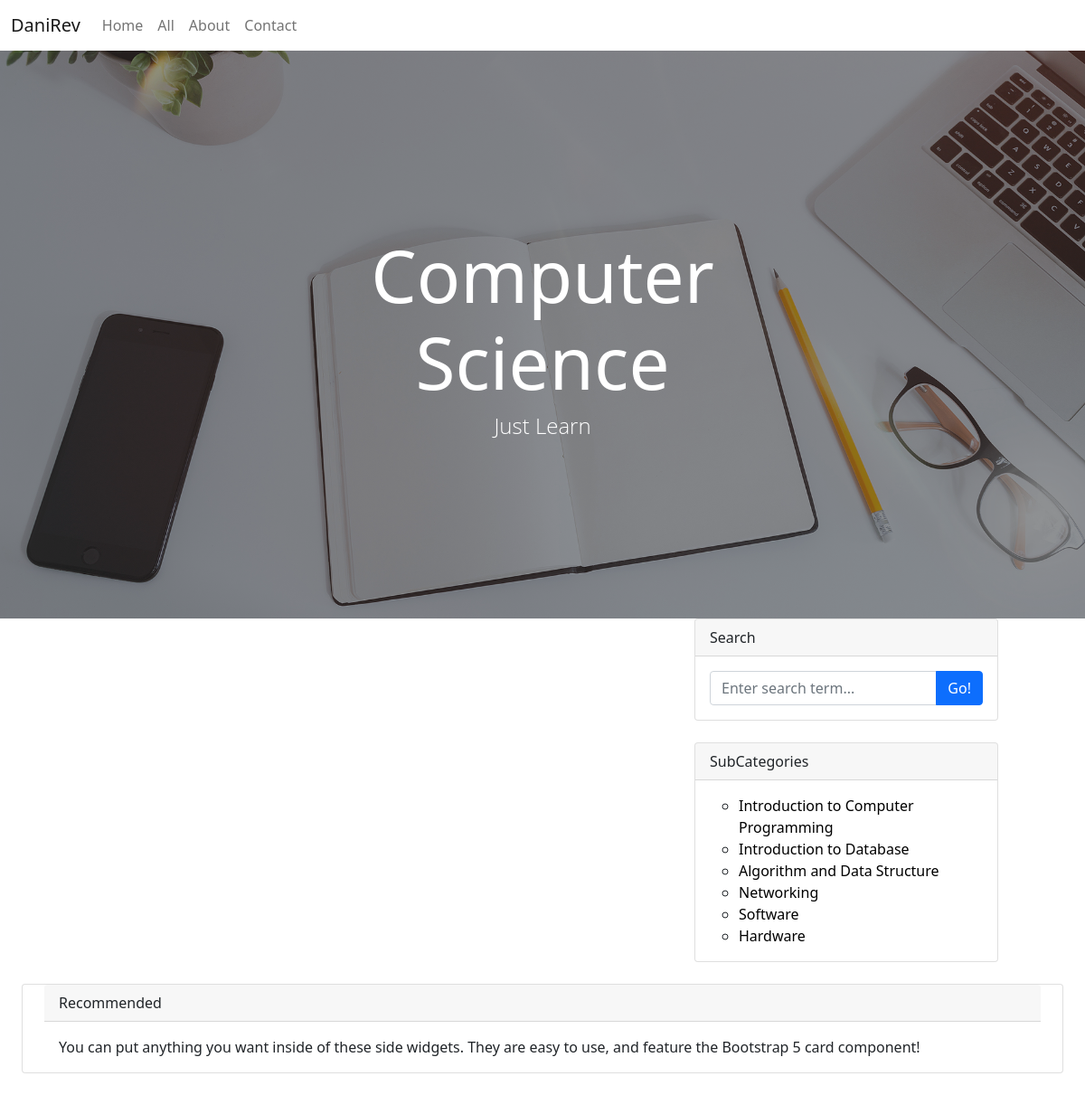
The page /category/computer-science on the database its author committed.
### review/models.py (models this page shows, shortened)
class Category(models.Model):
    name = models.CharField(max_length=200)
    slug = AutoSlugField(populate_from='name')
    image = models.ImageField(upload_to='cat_img', blank=True, null=True)
    date_created = models.DateTimeField(auto_now_add=True)

class SubCategory(models.Model):
    category = models.ForeignKey(Category, on_delete=models.CASCADE)
    slug = AutoSlugField(populate_from='name')
    image = models.ImageField(upload_to='subcat_img', blank=True, null=True)
    name = models.CharField(max_length=200)

### review/views.py (the view)
# urls.py: path('category/<slug:slug>', CategoryDetailView.as_view(), name='filter_category'),
class CategoryDetailView(TemplateView):
    template_name = 'category_detail.html'
    def get_context_data(self, **kwargs):
        context = super().get_context_data(**kwargs)
        url_slug = kwargs['slug']
        allcategory = Category.objects.all()
        category = Category.objects.get(slug=url_slug)
        subcategory = SubCategory.objects.filter(category=category)
        post = Post.objects.filter(category=category)
        context['subcategory'] = subcategory
        context['post'] = post
        context['ca'] = category
        return context

### review/custom_processor.py (called while the page is built)
def category_renderer(request):
    return {
       'all_categories': Category.objects.all(),
       'recent_post' : Post.objects.all().order_by('date_created')[:7]
    }

### templates/category_detail.html (shortened to what this page needs)
{% extends "base.html" %}
{% block header %}
<header class="masthead" style="background-image: url('assets/img/home-bg.jpg')">
    <div class="container position-relative px-4 px-lg-5">
        <div class="row gx-4 gx-lg-5 justify-content-center">
            <div class="col-md-10 col-lg-8 col-xl-7">
                <div class="site-heading">
                    <h1>{{ca.name}}</h1>
                    <span class="subheading">Just Learn</span>
                </div>
            </div>
        </div>
    </div>
</header>
{% endblock header %}
{% block content %}
<div class="row gx-4 gx-lg-5 justify-content-center">
    <div class="col-md-10 col-lg-8 col-xl-7">
    </div>
<div class="col-lg-4">
            <div class="card mb-4">
                <div class="card-header">Search</div>
                <div class="card-body">
                    <div class="input-group">
                        <input class="form-control" type="text" placeholder="Enter search term..."
                            aria-label="Enter search term..." aria-describedby="button-search" />
                        <button class="btn btn-primary" id="button-search" type="button">Go!</button>
                    </div>
                </div>
            </div>
            <div class="card mb-4">
                <div class="card-header">SubCategories</div>
                <div class="card-body">
                    <div class="row">
                        <div class="col-sm-6 col-lg-12">
                            <ul class="list-unstyled mb-0">
                                    <ul>
                                        {% for sub in subcategory %}
                                        <li>
                                            <a href="{% url 'review:filter_subcategory' sub.slug %}">
                                                {{sub.name}}
                                            </a>
                                            </li>
                                        {% endfor %}
                                    </ul>
                        </div>
                    </div>
                </div>
                </div>
            </div>
            <div class="card mb-4">
                <div class="card-header">Recommended</div>
                <div class="card-body">You can put anything you want inside of these side widgets. They are easy to use,
                    and feature the Bootstrap 5 card component!</div>
            </div>
</div>
{% endblock content %}

### static/style.css (style rules this page uses)
header.masthead { position: relative; margin-bottom: 0rem; padding-top: calc(8rem + 57px); padding-bottom: 8rem; background: no-repeat center center; background-color: #6c757d; background-size: cover; background-attachment: scroll; }
header.masthead:before { content: ""; position: absolute; top: 0; left: 0; right: 0; bottom: 0; background-color: #212529; opacity: 0.5; }
header.masthead .page-heading, header.masthead .post-heading, header.masthead .site-heading { color: #fff; }
header.masthead .page-heading, header.masthead .site-heading { text-align: center; }
header.masthead .page-heading h1, header.masthead .page-heading .h1, header.masthead .site-heading h1, header.masthead .site-heading .h1 { font-size: 3rem; }
header.masthead .page-heading .subheading, header.masthead .site-heading .subheading { font-size: 1.5rem; font-weight: 300; line-height: 1.1; display: block; margin-top: 0.625rem; font-family: "Open Sans", -apple-system, BlinkMacSystemFont, "Segoe UI", Roboto, "Helvetica Neue", Arial, sans-serif, "Apple Color Emoji", "Segoe UI Emoji", "Segoe UI Symbol", "Noto Color Emoji"; }
@media (min-width: 992px) { header.masthead { padding-top: 12.5rem; padding-bottom: 12.5rem; } }
@media (min-width: 992px) { header.masthead .page-heading h1, header.masthead .page-heading .h1, header.masthead .site-heading h1, header.masthead .site-heading .h1 { font-size: 5rem; } }

### templates/base.html (style rules this page uses)
a:link { text-decoration: none; color: black; }

### rows shown on the page
Category: name "Computer Science"
SubCategory: name "Introduction to Computer Programming"
SubCategory: name "Introduction to Database"
SubCategory: name "Algorithm and Data Structure"
SubCategory: name "Networking"
SubCategory: name "Software"
SubCategory: name "Hardware"
